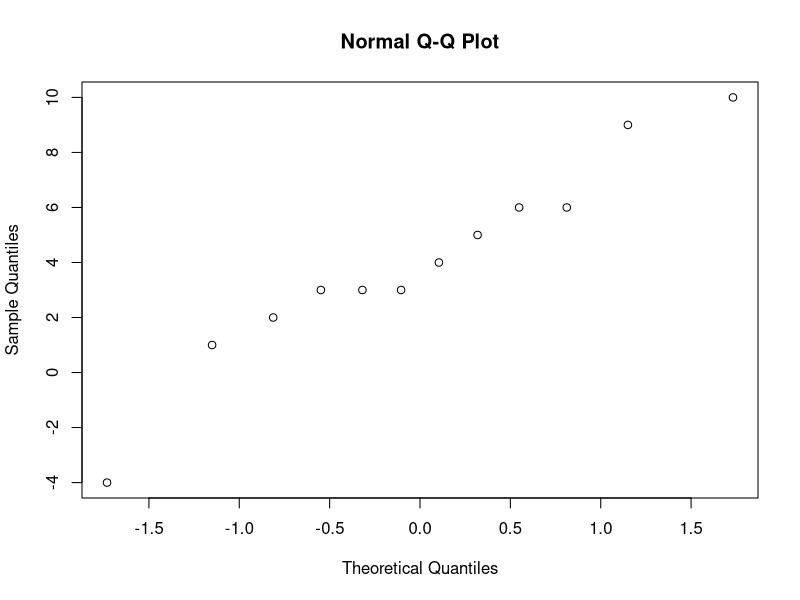

Write the R code that produced this figure. (Note: this script raises an error after producing the figure.)
#### Muestras normales independientes con varianzas conocidas ####

# Problema de pH

medias <- c(6.58, 5.74) # Muestrales
varianzas <- c(0.85, 1.22) # Poblacionales  
n <- c(20, 20)

# H0:media X - media Y = 0
# H1:media X - media Y != 0

(estadistico = (medias[1]-medias[2]) /
  sqrt(varianzas[1]/n[1] + varianzas[2]/n[2] ))

alpha = 0.05 # 1-Nivel de confianza
valor_critico <- qnorm(alpha/2,lower.tail=T )  

abs(estadistico)<valor_critico # Rechazo, pues cae en la región critica

(p_value = pnorm(estadistico, lower.tail = F)) * 2 # Al ser de 2 colas

# Construyo IC

IC_var = valor_critico * sqrt(varianzas[1]/n[1] + varianzas[2]/n[2] )
(IC1 = medias[1]-medias[2]+IC_var)
(IC2 = medias[1]-medias[2]-IC_var)
rbind(IC1, IC2)

# Con una confianza del 95% el intervalo construido contiene el verdadero valor
# de la diferencia entre las medias de pH de las dos regiones
# COmo el cero no pertenece al intervalo, coincide con la decision tomada por test de hipotesis


#### Muestras normales independientes con varianzas desconocidas ####

# Habichuelas

medias <- c(17.2, 18.3) # Muestrales
desvios <- c(0.7, 0.8) # Muestrales  
n <- c(15, 15)

# H0:media X - media Y >= 0 # Pruebo unilateral derecha
# H1:media X - media Y < 0

# Necesitamos asumir que tienen misma varianza poblacional

# Calculo varianza amalgamada

(sp = sqrt(((n[1]-1)*desvios[1]**2 + (n[2]-1)*desvios[2]**2)/(n[1]+n[2]-2)))


(estadistico = (medias[2]-medias[1]) /
    (sp * sqrt(1/n[1] + 1/n[2])))

alpha = 0.01 # 1- Nivel de confianza
(valor_critico <- qt(alpha,df = n[1]+n[2]-2 ,lower.tail=F )  ) #t 28 , 0.99
estadistico <= valor_critico # Rechazo H0


(p_value = pt(estadistico,df = n[1]+n[2]-2, lower.tail = F)) # Al ser de 2 colas

# Construyo IC

(valor_critico_2 <- qt(alpha/2,df = n[1]+n[2]-2 ,lower.tail=F )  ) #t 28 , 0.99
# Para el IC lo construyo de 2 colas

IC_var = valor_critico_2 * sp * sqrt(1/n[1] + 1/n[2])
(IC1 = medias[2]-medias[1]+IC_var)
(IC2 = medias[2]-medias[1]-IC_var)
rbind(IC1, IC2) # Los limites son los valores de la diferencia para que caiga sobre el borde

#### Muestras independientes de poblaciones cualesquiera ####

# Si las muestras son lo suficientemente grandes, aplicamos la dist normal para los promedios muestrales

medias <- c(6.6, 5.4) # Muestrales
desvios <- c(4.3, 3.6) # Muestrales  
n <- c(124, 110)

# H0:media X - media Y = 0
# H1:media X - media Y != 0


(estadistico = (medias[1]-medias[2]) /
    sqrt(desvios[1]**2/n[1] + desvios[2]**2/n[2] ))

alpha = 0.01 # 1-Nivel de confianza
(valor_critico <- qnorm(alpha/2,lower.tail=F ))

abs(estadistico)<valor_critico # No rechazo, pues no cae en la región critica

(p_value = pnorm(estadistico, lower.tail = F)) * 2 # Al ser de 2 colas



#### Muestras apareadas ####


(fumar <- data.frame(sujeto = c(1:12), 
                    anterior = c(60,78,64,68,72,76,74,46,48,60,64,27),
                    posterior = c(70,82,66,69,75,72,77,49,54,66,69,36)
                    ))

# Aqui las 2 muestras no son independientes
# El interes no es evaluar si la media del primer conjunto es diferente a la del segundo
# Si no estudiar la media de las diferencias por individuo


# H0: media de las diferencias es <= 0 
# H1: media de las diferencias es mayor a 0
# Es un test unilateral derecho

# Lo que se pide es la normalidad de las diferencias no de las muestras

fumar$diferencia = fumar$posterior - fumar$anterior
qqnorm(fumar$diferencia)

(estadistico = (mean(fumar$diferencia)) / (sd(fumar$diferencia)/sqrt(nrow(fumar))))

alpha = 0.05
(valor_critico <- qt(alpha,df = nrow(fumar)-1 ,lower.tail=F )  )

abs(estadistico)<=valor_critico # Rechazo, pues cae en la región critica


# Estimo el IC

alpha = 0.05
(valor_critico_2 <- qt(alpha/2,df = nrow(fumar)-1 ,lower.tail=F )  )

(IC1 <- (mean(fumar$diferencia) - (sd(fumar$diferencia)/sqrt(nrow(fumar)))*valor_critico_2))
(IC2 <- (mean(fumar$diferencia) + (sd(fumar$diferencia)/sqrt(nrow(fumar)))*valor_critico_2))


### Pruebas no paramétricas para dos muestras independientes

#### Test de Mann-Whitney-Wilcoxon ####
# Alternativas libres de distribución, basados en rangos o scores, cuando la normalidad no se satisface

arbequina <- data.frame(aceite = c(34.5,20.1,21.8,18.2,19.5,20.2,22.5,23.9,22.1,24.2))
carolea <- data.frame(aceite = c(16.4,14.8,17.8,12.3,11.9,15.5,13.4,16.0,15.8,16.2))

shapiro.test(arbequina$aceite)  # Rechazo H0 de normalidad
shapiro.test(carolea$aceite) # No rechazo H0 de normalidad

# Como en un caso rechazo normalidad no podemos aplicar el test T y usamos Mann-Whitney-Wilcoxon
wilcox.test(arbequina$aceite, carolea$aceite, alternative = "two.sided") # Rechazo igualdad de medias

# Para poder decir que las medias son diferentes deben tener dist. similar
# SI no solo digo que las distribuciones son diferentes

arbequina$variedad = "arbequina"
carolea$variedad = "carolea"

df = rbind(arbequina, carolea)

ggplot(df, aes(variedad, aceite))+
  geom_boxplot(mapping = aes(fill = variedad))

# Aqui las distribuciones son similares por tanto vale la comparacion de medianas, pero no siempre es el caso
# Si no es asi, disponemos de un test que no tiene supuestos sobre las distribuciones de los grupos


